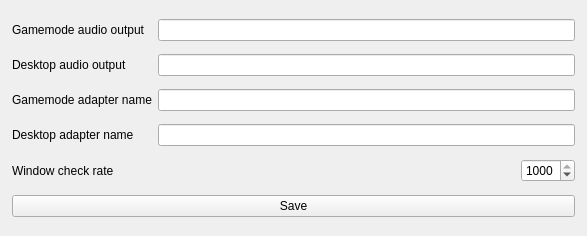
<?xml version="1.0" encoding="UTF-8"?>
<ui version="4.0">
 <class>MainWindow</class>
 <widget class="QMainWindow" name="MainWindow">
  <property name="geometry">
   <rect>
    <x>0</x>
    <y>0</y>
    <width>587</width>
    <height>236</height>
   </rect>
  </property>
  <property name="sizePolicy">
   <sizepolicy hsizetype="Preferred" vsizetype="Preferred">
    <horstretch>0</horstretch>
    <verstretch>0</verstretch>
   </sizepolicy>
  </property>
  <property name="minimumSize">
   <size>
    <width>0</width>
    <height>0</height>
   </size>
  </property>
  <property name="maximumSize">
   <size>
    <width>16777215</width>
    <height>16777215</height>
   </size>
  </property>
  <property name="windowTitle">
   <string>MainWindow</string>
  </property>
  <widget class="QWidget" name="centralwidget">
   <property name="sizePolicy">
    <sizepolicy hsizetype="Preferred" vsizetype="Preferred">
     <horstretch>0</horstretch>
     <verstretch>0</verstretch>
    </sizepolicy>
   </property>
   <layout class="QGridLayout" name="gridLayout_2">
    <property name="leftMargin">
     <number>12</number>
    </property>
    <property name="topMargin">
     <number>12</number>
    </property>
    <property name="rightMargin">
     <number>12</number>
    </property>
    <property name="bottomMargin">
     <number>12</number>
    </property>
    <item row="4" column="2">
     <widget class="QSpinBox" name="checkRate">
      <property name="sizePolicy">
       <sizepolicy hsizetype="Maximum" vsizetype="Fixed">
        <horstretch>0</horstretch>
        <verstretch>0</verstretch>
       </sizepolicy>
      </property>
      <property name="layoutDirection">
       <enum>Qt::LayoutDirection::LeftToRight</enum>
      </property>
      <property name="minimum">
       <number>1</number>
      </property>
      <property name="maximum">
       <number>1000</number>
      </property>
      <property name="value">
       <number>1000</number>
      </property>
     </widget>
    </item>
    <item row="3" column="1" colspan="2">
     <widget class="QLineEdit" name="desktopAdapter"/>
    </item>
    <item row="2" column="1" colspan="2">
     <widget class="QLineEdit" name="gamemodeAdapter"/>
    </item>
    <item row="3" column="0">
     <widget class="QLabel" name="label_3">
      <property name="text">
       <string>Desktop adapter name</string>
      </property>
     </widget>
    </item>
    <item row="1" column="1" colspan="2">
     <widget class="QLineEdit" name="desktopAudio"/>
    </item>
    <item row="1" column="0">
     <widget class="QLabel" name="label">
      <property name="text">
       <string>Desktop audio output</string>
      </property>
     </widget>
    </item>
    <item row="5" column="0" colspan="3">
     <widget class="QPushButton" name="saveButton">
      <property name="text">
       <string>Save</string>
      </property>
     </widget>
    </item>
    <item row="4" column="1">
     <spacer name="horizontalSpacer">
      <property name="orientation">
       <enum>Qt::Orientation::Horizontal</enum>
      </property>
      <property name="sizeHint" stdset="0">
       <size>
        <width>40</width>
        <height>20</height>
       </size>
      </property>
     </spacer>
    </item>
    <item row="2" column="0">
     <widget class="QLabel" name="label_4">
      <property name="text">
       <string>Gamemode adapter name</string>
      </property>
     </widget>
    </item>
    <item row="4" column="0">
     <widget class="QLabel" name="label_5">
      <property name="text">
       <string>Window check rate</string>
      </property>
     </widget>
    </item>
    <item row="0" column="1" colspan="2">
     <widget class="QLineEdit" name="gamemodeAudio"/>
    </item>
    <item row="0" column="0">
     <widget class="QLabel" name="label_2">
      <property name="text">
       <string>Gamemode audio output</string>
      </property>
     </widget>
    </item>
   </layout>
  </widget>
 </widget>
 <resources/>
 <connections/>
</ui>
